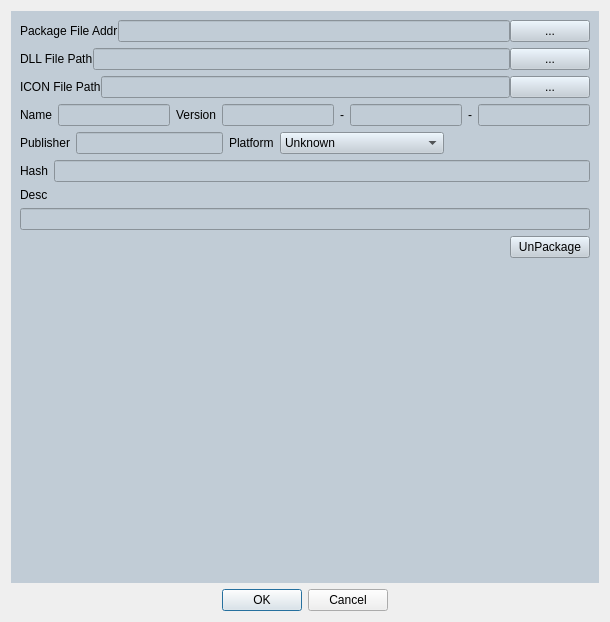
<?xml version="1.0" encoding="UTF-8"?>
<ui version="4.0">
 <class>PluginConfigDialog</class>
 <widget class="QDialog" name="PluginConfigDialog">
  <property name="geometry">
   <rect>
    <x>0</x>
    <y>0</y>
    <width>610</width>
    <height>622</height>
   </rect>
  </property>
  <property name="windowTitle">
   <string>New Plugin Config</string>
  </property>
  <layout class="QVBoxLayout" name="verticalLayout_3">
   <item>
    <widget class="QWidget" name="widget_2" native="true">
     <property name="styleSheet">
      <string notr="true">background-color:#C1CCD6;</string>
     </property>
     <layout class="QVBoxLayout" name="verticalLayout_2">
      <item>
       <layout class="QHBoxLayout" name="horizontalLayout_3">
        <property name="spacing">
         <number>0</number>
        </property>
        <item>
         <widget class="QLabel" name="lblPackAddr">
          <property name="font">
           <font>
            <italic>false</italic>
            <bold>false</bold>
           </font>
          </property>
          <property name="text">
           <string>Package File Addr</string>
          </property>
         </widget>
        </item>
        <item>
         <widget class="QLineEdit" name="editPackAddr"/>
        </item>
        <item>
         <widget class="QPushButton" name="btnPackAddr">
          <property name="maximumSize">
           <size>
            <width>16777215</width>
            <height>16777215</height>
           </size>
          </property>
          <property name="text">
           <string>...</string>
          </property>
         </widget>
        </item>
       </layout>
      </item>
      <item>
       <layout class="QHBoxLayout" name="horizontalLayout_5">
        <property name="spacing">
         <number>0</number>
        </property>
        <item>
         <widget class="QLabel" name="lblDllPath">
          <property name="font">
           <font>
            <italic>false</italic>
            <bold>false</bold>
           </font>
          </property>
          <property name="text">
           <string>DLL File Path</string>
          </property>
         </widget>
        </item>
        <item>
         <widget class="QLineEdit" name="editDllPath"/>
        </item>
        <item>
         <widget class="QPushButton" name="btnDllPath">
          <property name="maximumSize">
           <size>
            <width>16777215</width>
            <height>16777215</height>
           </size>
          </property>
          <property name="text">
           <string>...</string>
          </property>
         </widget>
        </item>
       </layout>
      </item>
      <item>
       <layout class="QHBoxLayout" name="horizontalLayout_4">
        <property name="spacing">
         <number>0</number>
        </property>
        <item>
         <widget class="QLabel" name="lblIconPath">
          <property name="font">
           <font>
            <italic>false</italic>
            <bold>false</bold>
           </font>
          </property>
          <property name="text">
           <string>ICON File Path</string>
          </property>
         </widget>
        </item>
        <item>
         <widget class="QLineEdit" name="editIconPath"/>
        </item>
        <item>
         <widget class="QPushButton" name="btnIconPath">
          <property name="maximumSize">
           <size>
            <width>16777215</width>
            <height>16777215</height>
           </size>
          </property>
          <property name="text">
           <string>...</string>
          </property>
         </widget>
        </item>
       </layout>
      </item>
      <item>
       <layout class="QHBoxLayout" name="horizontalLayout">
        <item>
         <widget class="QLabel" name="lblName">
          <property name="text">
           <string>Name</string>
          </property>
         </widget>
        </item>
        <item>
         <widget class="QLineEdit" name="editName"/>
        </item>
        <item>
         <widget class="QLabel" name="lblVersion">
          <property name="text">
           <string>Version</string>
          </property>
         </widget>
        </item>
        <item>
         <widget class="QLineEdit" name="editVersionMajor">
          <property name="maximumSize">
           <size>
            <width>16777215</width>
            <height>16777215</height>
           </size>
          </property>
         </widget>
        </item>
        <item>
         <widget class="QLabel" name="label_6">
          <property name="text">
           <string>-</string>
          </property>
         </widget>
        </item>
        <item>
         <widget class="QLineEdit" name="editVersionMinor">
          <property name="maximumSize">
           <size>
            <width>16777215</width>
            <height>16777215</height>
           </size>
          </property>
         </widget>
        </item>
        <item>
         <widget class="QLabel" name="label_5">
          <property name="text">
           <string>-</string>
          </property>
         </widget>
        </item>
        <item>
         <widget class="QLineEdit" name="editVersionPatch">
          <property name="maximumSize">
           <size>
            <width>16777215</width>
            <height>16777215</height>
           </size>
          </property>
         </widget>
        </item>
       </layout>
      </item>
      <item>
       <layout class="QHBoxLayout" name="horizontalLayout_2">
        <item>
         <widget class="QLabel" name="lblPublisher">
          <property name="text">
           <string>Publisher</string>
          </property>
         </widget>
        </item>
        <item>
         <widget class="QLineEdit" name="editPublisher"/>
        </item>
        <item>
         <widget class="QLabel" name="lblPlatform">
          <property name="text">
           <string>Platform</string>
          </property>
         </widget>
        </item>
        <item>
         <widget class="QComboBox" name="comboPlatform">
          <property name="minimumSize">
           <size>
            <width>0</width>
            <height>0</height>
           </size>
          </property>
          <item>
           <property name="text">
            <string>Unknown</string>
           </property>
          </item>
          <item>
           <property name="text">
            <string>Windows</string>
           </property>
          </item>
          <item>
           <property name="text">
            <string>Linux</string>
           </property>
          </item>
          <item>
           <property name="text">
            <string>Windows+Linux</string>
           </property>
          </item>
          <item>
           <property name="text">
            <string>MacOS</string>
           </property>
          </item>
          <item>
           <property name="text">
            <string>Windows+MacOS</string>
           </property>
          </item>
          <item>
           <property name="text">
            <string>Linux+MacOS</string>
           </property>
          </item>
          <item>
           <property name="text">
            <string>Windows+Linux+MacOS</string>
           </property>
          </item>
         </widget>
        </item>
        <item>
         <spacer name="horizontalSpacer_3">
          <property name="orientation">
           <enum>Qt::Orientation::Horizontal</enum>
          </property>
          <property name="sizeHint" stdset="0">
           <size>
            <width>40</width>
            <height>20</height>
           </size>
          </property>
         </spacer>
        </item>
       </layout>
      </item>
      <item>
       <layout class="QHBoxLayout" name="horizontalLayout_8">
        <item>
         <widget class="QLabel" name="lblHash">
          <property name="text">
           <string>Hash</string>
          </property>
         </widget>
        </item>
        <item>
         <widget class="QLineEdit" name="editHash"/>
        </item>
       </layout>
      </item>
      <item>
       <layout class="QVBoxLayout" name="verticalLayout">
        <item>
         <widget class="QLabel" name="lblDesc">
          <property name="text">
           <string>Desc</string>
          </property>
         </widget>
        </item>
        <item>
         <widget class="QLineEdit" name="editDesc">
          <property name="minimumSize">
           <size>
            <width>0</width>
            <height>0</height>
           </size>
          </property>
         </widget>
        </item>
       </layout>
      </item>
      <item>
       <layout class="QHBoxLayout" name="horizontalLayout_6">
        <item>
         <spacer name="horizontalSpacer">
          <property name="orientation">
           <enum>Qt::Orientation::Horizontal</enum>
          </property>
          <property name="sizeHint" stdset="0">
           <size>
            <width>40</width>
            <height>20</height>
           </size>
          </property>
         </spacer>
        </item>
        <item>
         <widget class="QPushButton" name="btnUnPack">
          <property name="text">
           <string>UnPackage</string>
          </property>
         </widget>
        </item>
       </layout>
      </item>
      <item>
       <spacer name="verticalSpacer">
        <property name="orientation">
         <enum>Qt::Orientation::Vertical</enum>
        </property>
        <property name="sizeHint" stdset="0">
         <size>
          <width>20</width>
          <height>208</height>
         </size>
        </property>
       </spacer>
      </item>
     </layout>
    </widget>
   </item>
   <item>
    <widget class="QDialogButtonBox" name="btnBoxConfirm">
     <property name="locale">
      <locale language="English" country="UnitedStates"/>
     </property>
     <property name="orientation">
      <enum>Qt::Orientation::Horizontal</enum>
     </property>
     <property name="standardButtons">
      <set>QDialogButtonBox::StandardButton::Cancel|QDialogButtonBox::StandardButton::Ok</set>
     </property>
     <property name="centerButtons">
      <bool>true</bool>
     </property>
    </widget>
   </item>
  </layout>
 </widget>
 <resources/>
 <connections>
  <connection>
   <sender>btnBoxConfirm</sender>
   <signal>accepted()</signal>
   <receiver>PluginConfigDialog</receiver>
   <slot>accept()</slot>
   <hints>
    <hint type="sourcelabel">
     <x>248</x>
     <y>254</y>
    </hint>
    <hint type="destinationlabel">
     <x>157</x>
     <y>274</y>
    </hint>
   </hints>
  </connection>
  <connection>
   <sender>btnBoxConfirm</sender>
   <signal>rejected()</signal>
   <receiver>PluginConfigDialog</receiver>
   <slot>reject()</slot>
   <hints>
    <hint type="sourcelabel">
     <x>316</x>
     <y>260</y>
    </hint>
    <hint type="destinationlabel">
     <x>286</x>
     <y>274</y>
    </hint>
   </hints>
  </connection>
 </connections>
</ui>
